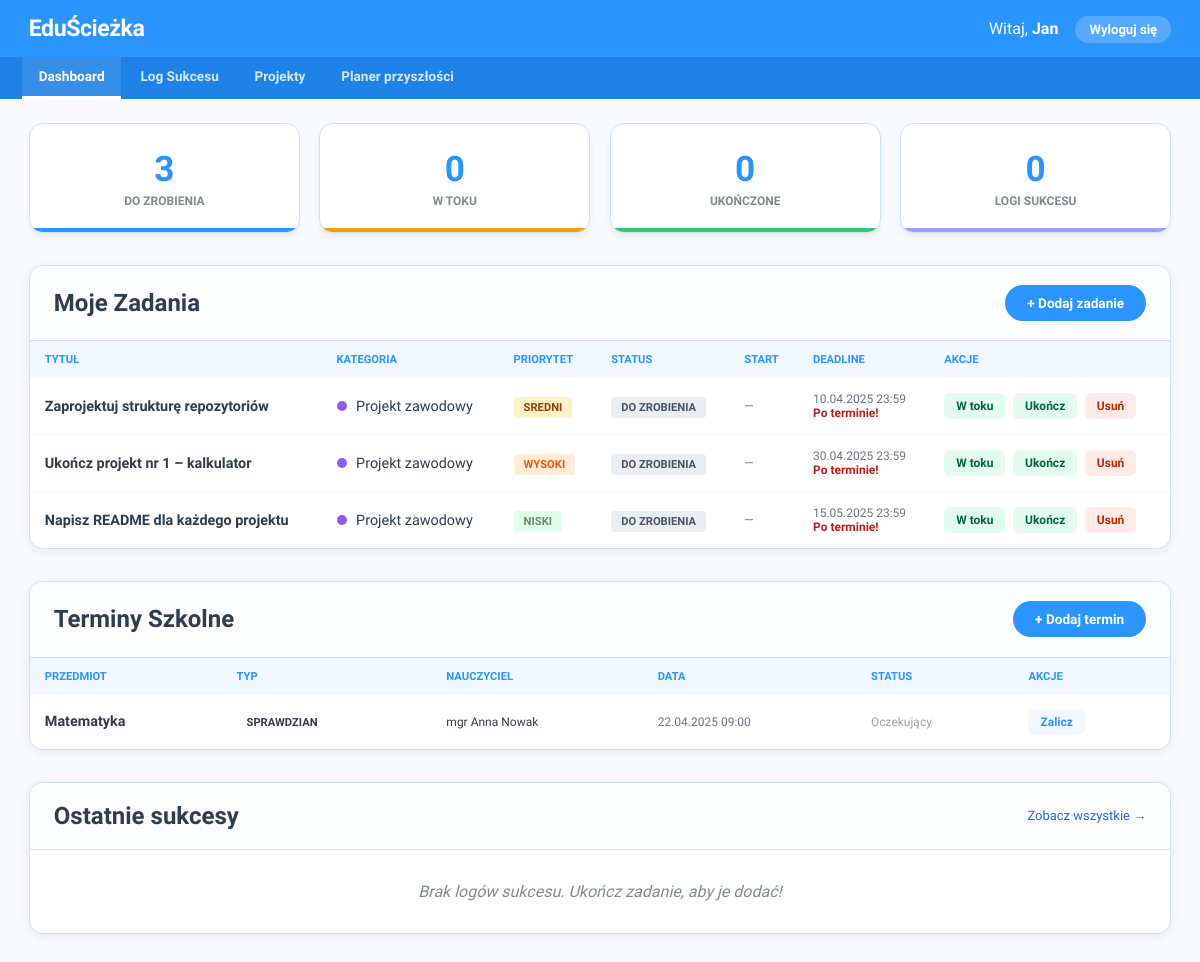
Page /public/template/dashboard.php (signed in) on the committed database.
### tables this page shows
CREATE TABLE `zadania` (
  `id` int(10) UNSIGNED NOT NULL,
  `uzytkownik_id` int(10) UNSIGNED NOT NULL,
  `projekt_id` int(10) UNSIGNED DEFAULT NULL,
  `kategoria_id` int(10) UNSIGNED DEFAULT NULL,
  `tytul` varchar(200) NOT NULL,
  `opis` text DEFAULT NULL,
  `data_start` date DEFAULT NULL,
  `deadline` datetime NOT NULL,
  `czas_szacowany` smallint(5) UNSIGNED DEFAULT NULL,
  `priorytet` enum('niski','sredni','wysoki','krytyczny') NOT NULL DEFAULT 'sredni',
  `status` enum('do_zrobienia','w_toku','zakończone','anulowane') NOT NULL DEFAULT 'do_zrobienia',
  `ukonczone_o` datetime DEFAULT NULL,
  `powtarzalne` tinyint(1) NOT NULL DEFAULT 0,
  `regula_powtorzen` varchar(100) DEFAULT NULL,
  `utworzony_o` datetime NOT NULL DEFAULT current_timestamp()
);

CREATE TABLE `kategorie` (
  `id` int(10) UNSIGNED NOT NULL,
  `uzytkownik_id` int(10) UNSIGNED DEFAULT NULL,
  `nazwa` varchar(80) NOT NULL,
  `kolor_hex` char(7) NOT NULL DEFAULT '#3B82F6',
  `ikona` varchar(50) DEFAULT NULL
);

CREATE TABLE `terminy_szkolne` (
  `id` int(10) UNSIGNED NOT NULL,
  `uzytkownik_id` int(10) UNSIGNED NOT NULL,
  `zadanie_id` int(10) UNSIGNED DEFAULT NULL,
  `przedmiot` varchar(100) NOT NULL,
  `typ` enum('sprawdzian','kartkówka','projekt','egzamin','prezentacja','inne') NOT NULL,
  `opis` text DEFAULT NULL,
  `data_termin` datetime NOT NULL,
  `sala` varchar(30) DEFAULT NULL,
  `nauczyciel` varchar(100) DEFAULT NULL,
  `ocena` decimal(3,1) DEFAULT NULL,
  `zaliczone` tinyint(1) NOT NULL DEFAULT 0,
  `utworzony_o` datetime NOT NULL DEFAULT current_timestamp()
);

### public/template/dashboard.php (the view, shortened to what this page needs)
<?php
require_once "polaczenie.php";
$uid = (int) $_SESSION['uzytkownik_id'];
$imie = $_SESSION['imie'];
mysqli_query(
    $polaczenie,
    "UPDATE zadania
         SET status = 'w_toku'
         WHERE uzytkownik_id = $uid
             AND status = 'do_zrobienia'
             AND data_start IS NOT NULL
             AND data_start <= CURDATE()"
);
$wynik_zadan = mysqli_query(
    $polaczenie,
    "SELECT z.*, k.nazwa AS kategoria_nazwa, k.kolor_hex
     FROM zadania z
     LEFT JOIN kategorie k ON z.kategoria_id = k.id
     WHERE z.uzytkownik_id = $uid
     ORDER BY z.deadline ASC"
);
$wynik_terminow = mysqli_query(
    $polaczenie,
    "SELECT * FROM terminy_szkolne
     WHERE uzytkownik_id = $uid
     ORDER BY data_termin ASC"
);
$wynik_logow = mysqli_query(
    $polaczenie,
    "SELECT * FROM logi_sukcesow
     WHERE uzytkownik_id = $uid
     ORDER BY data_osiagniecia DESC
     LIMIT 5"
);
$r = mysqli_fetch_row(mysqli_query($polaczenie, "SELECT COUNT(*) FROM zadania WHERE uzytkownik_id = $uid AND status = 'do_zrobienia'"));
$stat_todo = $r[0];
$r = mysqli_fetch_row(mysqli_query($polaczenie, "SELECT COUNT(*) FROM zadania WHERE uzytkownik_id = $uid AND status = 'w_toku'"));
$stat_w_toku = $r[0];
$r = mysqli_fetch_row(mysqli_query($polaczenie, "SELECT COUNT(*) FROM zadania WHERE uzytkownik_id = $uid AND status = 'zakończone'"));
$stat_ukonczone = $r[0];
$r = mysqli_fetch_row(mysqli_query($polaczenie, "SELECT COUNT(*) FROM logi_sukcesow WHERE uzytkownik_id = $uid"));
$stat_logi = $r[0];
?>
<!DOCTYPE html>
<html lang="pl">
<head>
    <link rel="stylesheet" href="../style/dashboard-style.css">
</head>
<body>
    <div class="pasek">
        <div class="logo">EduŚcieżka</div>
        <div>
            Witaj, <strong><?php echo htmlspecialchars($imie); ?></strong>
            <a href="wyloguj.php">Wyloguj się</a>
        </div>
    </div>
    <div class="menu">
        <a href="dashboard.php" class="aktywny">Dashboard</a>
        <a href="logi.php">Log Sukcesu</a>
        <a href="projekty.php">Projekty</a>
        <a href="planer-przyszlosci.php">Planer przyszłości</a>
    </div>
    <div class="tresc">
        <div class="statystyki">
            <div class="karta-stat">
                <div class="liczba"><?php echo $stat_todo; ?></div>
                <div class="etykieta">Do zrobienia</div>
            </div>
            <div class="karta-stat pomaranczowa">
                <div class="liczba"><?php echo $stat_w_toku; ?></div>
                <div class="etykieta">W toku</div>
            </div>
            <div class="karta-stat zielona">
                <div class="liczba"><?php echo $stat_ukonczone; ?></div>
                <div class="etykieta">Ukończone</div>
            </div>
            <div class="karta-stat fioletowa">
                <div class="liczba"><?php echo $stat_logi; ?></div>
                <div class="etykieta">Logi sukcesu</div>
            </div>
        </div>
        <div class="sekcja">
            <div class="sekcja-naglowek">
                <h2>Moje Zadania</h2>
                <button class="btn-pokaz" onclick="przelaczForm('form-zadanie')">+ Dodaj zadanie</button>
            </div>
            <div style="padding:0">
                <?php if (mysqli_num_rows($wynik_zadan) == 0): ?>
                    <div class="pusta-tabela">Brak zadań. Dodaj swoje pierwsze zadanie!</div>
                <?php else: ?>
                    <table>
                        <tr>
                            <th>Tytuł</th>
                            <th>Kategoria</th>
                            <th>Priorytet</th>
                            <th>Status</th>
                            <th>Start</th>
                            <th>Deadline</th>
                            <th>Akcje</th>
                        </tr>
                        <?php while ($zad = mysqli_fetch_assoc($wynik_zadan)): ?>
                            <?php
                            $klasy_priorytetu = ['niski' => 'niski', 'sredni' => 'sredni', 'wysoki' => 'wysoki', 'krytyczny' => 'krytyczny'];
                            $klasa = isset($klasy_priorytetu[$zad['priorytet']]) ? $klasy_priorytetu[$zad['priorytet']] : 'niski';
                            $klasy_statusow = [
                                'do_zrobienia' => 'do_zrobienia',
                                'w_toku' => 'w_toku',
                                'zakończone' => 'zakonczone',
                            ];
                            $klasa_statusu = isset($klasy_statusow[$zad['status']]) ? $klasy_statusow[$zad['status']] : $zad['status'];
                            ?>
                            <tr>
                                <td>
                                    <strong><?php echo htmlspecialchars($zad['tytul']); ?></strong>
                                </td>
                                <td>
                                    <?php if ($zad['kategoria_nazwa']): ?>
                                        <span class="kropka-kategorii" style="background:<?php echo $zad['kolor_hex']; ?>"></span>
                                        <?php echo htmlspecialchars($zad['kategoria_nazwa']); ?>
                                    <?php else:
                                        echo '—';
                                    endif; ?>
                                </td>
                                <td>
                                    <span class="priorytet priorytet-<?php echo $klasa; ?>">
                                        <?php echo ucfirst($zad['priorytet']); ?>
                                    </span>
                                </td>
                                <td>
                                    <span class="status status-<?php echo $klasa_statusu; ?>">
                                        <?php
                                        $statusy = array('do_zrobienia' => 'Do zrobienia', 'w_toku' => 'W toku', 'zakończone' => 'Ukonczone');
                                        echo isset($statusy[$zad['status']]) ? $statusy[$zad['status']] : $zad['status'];
                                        ?>
                                    </span>
                                </td>
                                <td style="font-size:12px;color:#6b7280">
                                    <?php
                                    echo $zad['data_start'] ? date('d.m.Y', strtotime($zad['data_start'])) : '—';
                                    ?>
                                </td>
                                <td style="font-size:12px;color:#6b7280">
                                    <?php
                                    $ts = strtotime($zad['deadline']);
                                    echo date('d.m.Y H:i', $ts);
                                    $roznica = $ts - time();
                                    if ($zad['status'] != 'zakończone') {
                                        if ($roznica < 0)
                                            echo '<br><span style="color:#b91c1c;font-weight:bold">Po terminie!</span>';
                                        elseif ($roznica < 86400)
                                            echo '<br><span style="color:#f59e0b;font-weight:bold">Dzisiaj!</span>';
                                        elseif ($roznica < 86400 * 3)
                                            echo '<br><span style="color:#f59e0b">Za ' . round($roznica / 86400) . ' dni</span>';
                                    }
                                    ?>
                                </td>
                                <td>
                                    <?php if ($zad['status'] != 'zakończone'): ?>
                                        <?php if ($zad['status'] == 'do_zrobienia'): ?>
                                            <a href="dashboard.php?w_toku=<?php echo $zad['id']; ?>" class="akcja akcja-ukoncz"
                                                onclick="return confirm('Oznaczyć jako w toku?')">W toku</a>
                                        <?php endif; ?>
                                        <a href="dashboard.php?ukoncz=<?php echo $zad['id']; ?>" class="akcja akcja-ukoncz"
                                            onclick="return confirm('Oznaczyć jako ukończone?')">Ukończ</a>
                                        <a href="dashboard.php?usun=<?php echo $zad['id']; ?>" class="akcja akcja-usun"
                                            onclick="return confirm('Czy na pewno usunąć to zadanie?')">Usuń</a>
                                    <?php endif; ?>
                                </td>
                            </tr>
                        <?php endwhile; ?>
                    </table>
                <?php endif; ?>
            </div>
        </div>
        <div class="sekcja">
            <div class="sekcja-naglowek">
                <h2>Terminy Szkolne</h2>
                <button class="btn-pokaz" onclick="przelaczForm('form-termin')">+ Dodaj termin</button>
            </div>
            <div style="padding:0">
                <?php if (mysqli_num_rows($wynik_terminow) == 0): ?>
                    <div class="pusta-tabela">Brak terminów szkolnych.</div>
                <?php else: ?>
                    <table>
                        <tr>
                            <th>Przedmiot</th>
                            <th>Typ</th>
                            <th>Nauczyciel</th>
                            <th>Data</th>
                            <th>Status</th>
                            <th>Akcje</th>
                        </tr>
                        <?php while ($ter = mysqli_fetch_assoc($wynik_terminow)): ?>
                            <tr>
                                <td>
                                    <strong><?php echo htmlspecialchars($ter['przedmiot']); ?></strong>
                                </td>
                                <td><span class="typ-terminu"><?php echo htmlspecialchars($ter['typ']); ?></span></td>
                                <td style="font-size:12px">
                                    <?php echo htmlspecialchars($ter['nauczyciel'] ? $ter['nauczyciel'] : '—'); ?>
                                </td>
                                <td style="font-size:12px;color:#6b7280">
                                    <?php echo date('d.m.Y H:i', strtotime($ter['data_termin'])); ?>
                                </td>
                                <td>
                                    <?php if ($ter['zaliczone']): ?>
                                        <span style="color:#065f46;font-size:12px;font-weight:bold">&#10003; Zaliczone</span>
                                    <?php else: ?>
                                        <span style="color:#9ca3af;font-size:12px">Oczekujący</span>
                                    <?php endif; ?>
                                </td>
                                <td>
                                    <?php if (!$ter['zaliczone']): ?>
                                        <a href="dashboard.php?zalicz_termin=<?php echo $ter['id']; ?>" class="akcja akcja-zalicz"
                                            onclick="return confirm('Oznaczyc jako zaliczony?')">Zalicz</a>
                                    <?php endif; ?>
                                </td>
                            </tr>
                        <?php endwhile; ?>
                    </table>
                <?php endif; ?>
            </div>
        </div>
        <div class="sekcja">
            <div class="sekcja-naglowek">
                <h2>Ostatnie sukcesy</h2>
                <a href="logi.php" style="font-size:13px;color:#2563EB;text-decoration:none">Zobacz wszystkie &rarr;</a>
            </div>
            <div style="padding:0">
                <?php if (mysqli_num_rows($wynik_logow) == 0): ?>
                    <div class="pusta-tabela">Brak logów sukcesu. Ukończ zadanie, aby je dodać!</div>
                <?php endif; ?>
            </div>
        </div>
    </div>
</body>
</html>

### rows in the picture
zadania: tytul "Zaprojektuj strukturę repozytoriów", kategoria.nazwa "Projekt zawodowy", priorytet "SREDNI", status "DO ZROBIENIA", deadline "10.04.2025 23:59", shows "Po terminie!"
zadania: tytul "Ukończ projekt nr 1 – kalkulator", kategoria.nazwa "Projekt zawodowy", priorytet "WYSOKI", status "DO ZROBIENIA", deadline "30.04.2025 23:59", shows "Po terminie!"
zadania: tytul "Napisz README dla każdego projektu", kategoria.nazwa "Projekt zawodowy", priorytet "NISKI", status "DO ZROBIENIA", deadline "15.05.2025 23:59", shows "Po terminie!"
terminy_szkolne: przedmiot "Matematyka", typ "SPRAWDZIAN", nauczyciel "mgr Anna Nowak", data_termin "22.04.2025 09:00", zaliczone "Oczekujący"

### other values in the picture
$imie "Jan"
$stat_todo "3"
$stat_w_toku "0"
$stat_ukonczone "0"
$stat_logi "0"
